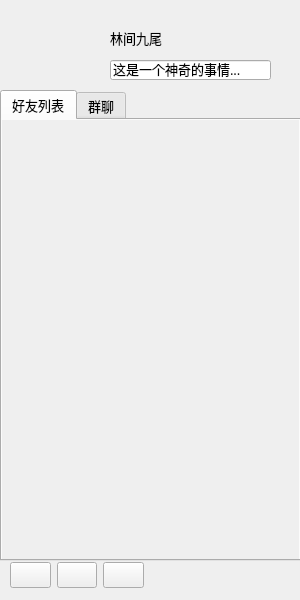
<?xml version="1.0" encoding="UTF-8"?>
<ui version="4.0">
 <class>myUI</class>
 <widget class="QWidget" name="myUI">
  <property name="geometry">
   <rect>
    <x>0</x>
    <y>0</y>
    <width>300</width>
    <height>600</height>
   </rect>
  </property>
  <property name="minimumSize">
   <size>
    <width>300</width>
    <height>600</height>
   </size>
  </property>
  <property name="maximumSize">
   <size>
    <width>300</width>
    <height>600</height>
   </size>
  </property>
  <property name="font">
   <font>
    <family>微软雅黑</family>
    <pointsize>10</pointsize>
   </font>
  </property>
  <property name="windowTitle">
   <string>Form</string>
  </property>
  <widget class="QPushButton" name="pb_icon">
   <property name="geometry">
    <rect>
     <x>10</x>
     <y>20</y>
     <width>60</width>
     <height>60</height>
    </rect>
   </property>
   <property name="text">
    <string/>
   </property>
   <property name="icon">
    <iconset resource="res.qrc">
     <normaloff>:/tx/1.png</normaloff>:/tx/1.png</iconset>
   </property>
   <property name="iconSize">
    <size>
     <width>60</width>
     <height>60</height>
    </size>
   </property>
   <property name="autoDefault">
    <bool>true</bool>
   </property>
   <property name="flat">
    <bool>true</bool>
   </property>
  </widget>
  <widget class="QLineEdit" name="le_lable">
   <property name="geometry">
    <rect>
     <x>110</x>
     <y>60</y>
     <width>161</width>
     <height>20</height>
    </rect>
   </property>
   <property name="text">
    <string>这是一个神奇的事情...</string>
   </property>
  </widget>
  <widget class="QLabel" name="lb_name">
   <property name="geometry">
    <rect>
     <x>110</x>
     <y>30</y>
     <width>161</width>
     <height>16</height>
    </rect>
   </property>
   <property name="text">
    <string>林间九尾</string>
   </property>
  </widget>
  <widget class="QTabWidget" name="tabWidget">
   <property name="geometry">
    <rect>
     <x>0</x>
     <y>90</y>
     <width>301</width>
     <height>471</height>
    </rect>
   </property>
   <property name="currentIndex">
    <number>0</number>
   </property>
   <widget class="QWidget" name="tab_friend">
    <attribute name="title">
     <string>好友列表</string>
    </attribute>
    <widget class="QScrollArea" name="scrollArea">
     <property name="geometry">
      <rect>
       <x>-1</x>
       <y>-1</y>
       <width>301</width>
       <height>441</height>
      </rect>
     </property>
     <property name="widgetResizable">
      <bool>true</bool>
     </property>
     <widget class="QWidget" name="scrollAreaWidgetContents_2">
      <property name="geometry">
       <rect>
        <x>0</x>
        <y>0</y>
        <width>299</width>
        <height>439</height>
       </rect>
      </property>
      <layout class="QVBoxLayout" name="verticalLayout">
       <item>
        <widget class="QWidget" name="wdg_friend" native="true"/>
       </item>
       <item>
        <spacer name="verticalSpacer">
         <property name="orientation">
          <enum>Qt::Vertical</enum>
         </property>
         <property name="sizeHint" stdset="0">
          <size>
           <width>20</width>
           <height>402</height>
          </size>
         </property>
        </spacer>
       </item>
      </layout>
     </widget>
    </widget>
   </widget>
   <widget class="QWidget" name="tab_ourchat">
    <attribute name="title">
     <string>群聊</string>
    </attribute>
    <widget class="QScrollArea" name="scrollArea_2">
     <property name="geometry">
      <rect>
       <x>-1</x>
       <y>-1</y>
       <width>301</width>
       <height>441</height>
      </rect>
     </property>
     <property name="widgetResizable">
      <bool>true</bool>
     </property>
     <widget class="QWidget" name="scrollAreaWidgetContents_6">
      <property name="geometry">
       <rect>
        <x>0</x>
        <y>0</y>
        <width>299</width>
        <height>439</height>
       </rect>
      </property>
      <layout class="QVBoxLayout" name="verticalLayout_2">
       <item>
        <widget class="QWidget" name="wdg_ourchat" native="true"/>
       </item>
       <item>
        <spacer name="verticalSpacer_2">
         <property name="orientation">
          <enum>Qt::Vertical</enum>
         </property>
         <property name="sizeHint" stdset="0">
          <size>
           <width>20</width>
           <height>402</height>
          </size>
         </property>
        </spacer>
       </item>
      </layout>
     </widget>
    </widget>
   </widget>
  </widget>
  <widget class="QWidget" name="layoutWidget">
   <property name="geometry">
    <rect>
     <x>10</x>
     <y>560</y>
     <width>134</width>
     <height>31</height>
    </rect>
   </property>
   <layout class="QGridLayout" name="gridLayout">
    <item row="0" column="0">
     <widget class="QPushButton" name="pb_menu">
      <property name="text">
       <string/>
      </property>
     </widget>
    </item>
    <item row="0" column="1">
     <widget class="QPushButton" name="pushButton_3">
      <property name="text">
       <string/>
      </property>
     </widget>
    </item>
    <item row="0" column="2">
     <widget class="QPushButton" name="pushButton_4">
      <property name="text">
       <string/>
      </property>
     </widget>
    </item>
   </layout>
  </widget>
  <zorder>layoutWidget</zorder>
  <zorder>tabWidget</zorder>
  <zorder>pb_icon</zorder>
  <zorder>le_lable</zorder>
  <zorder>lb_name</zorder>
 </widget>
 <resources>
  <include location="res.qrc"/>
 </resources>
 <connections/>
</ui>
